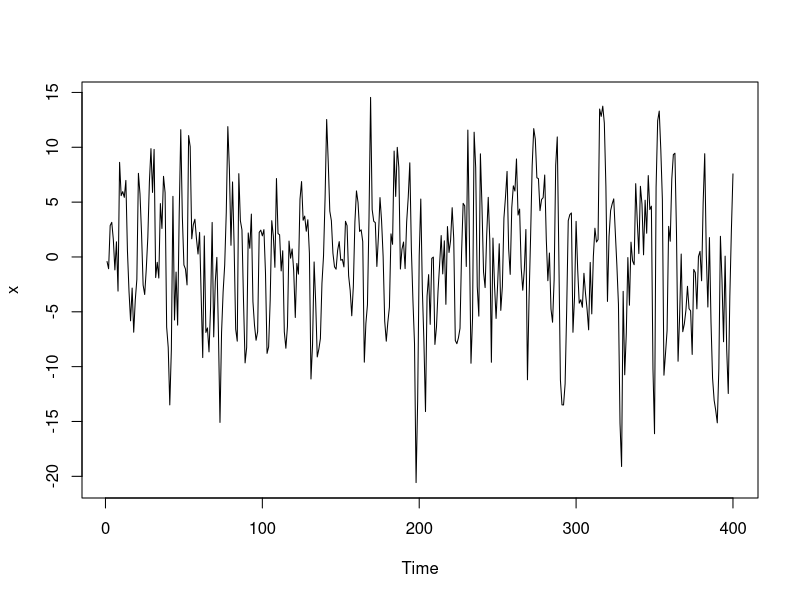
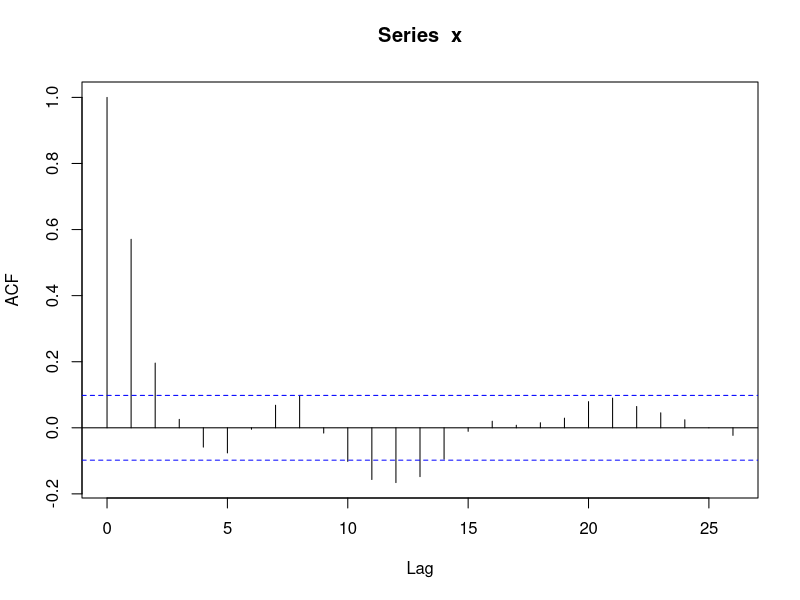
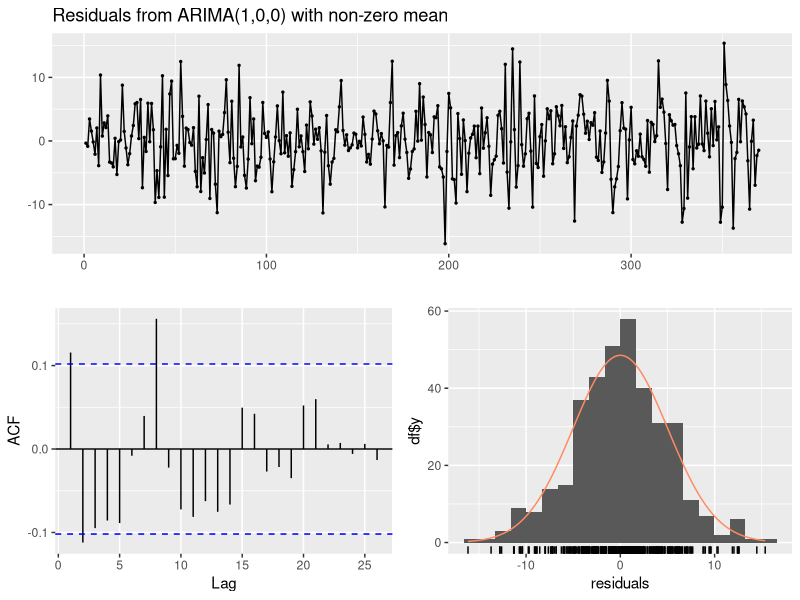
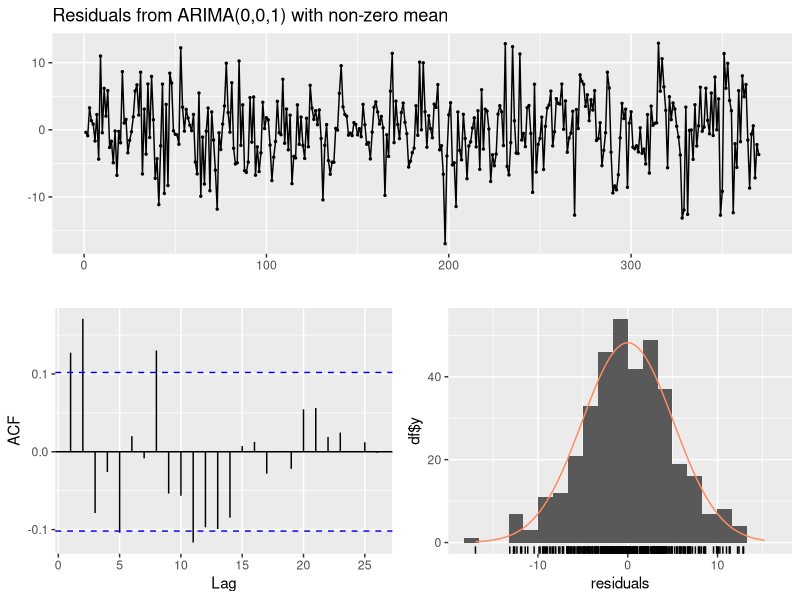
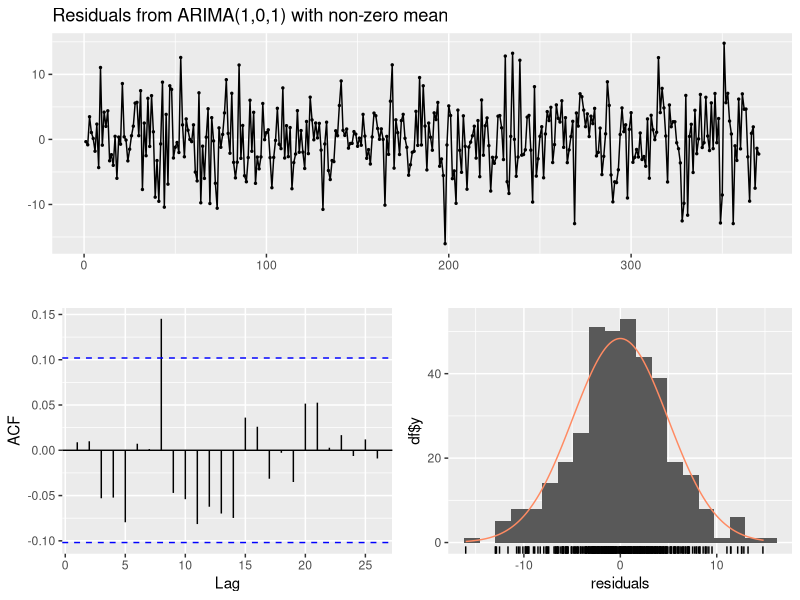
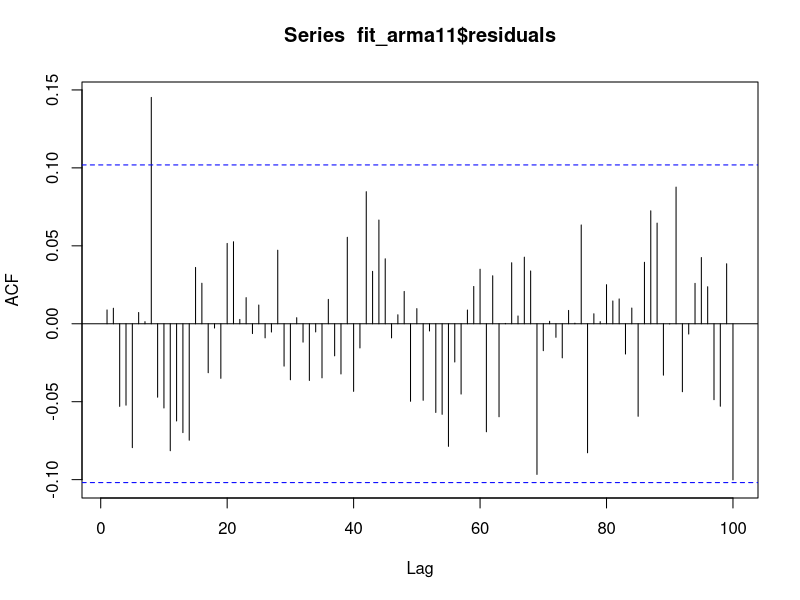
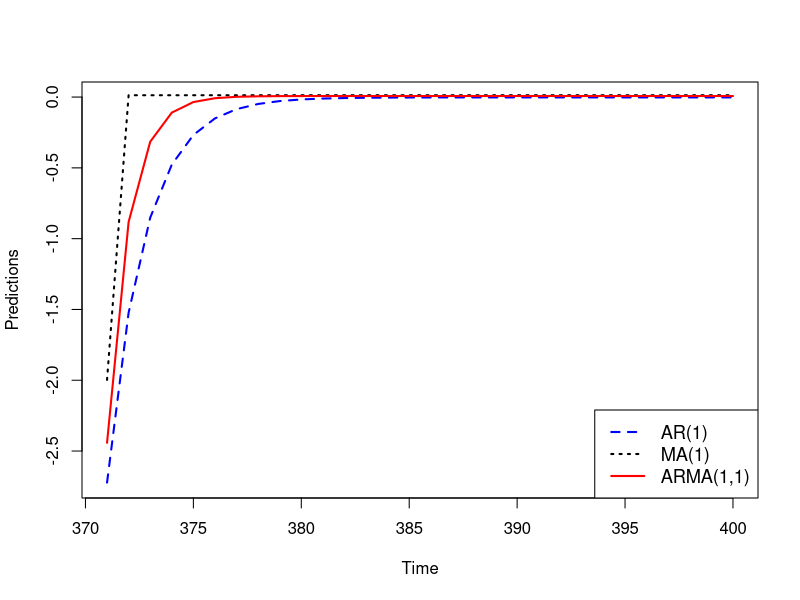
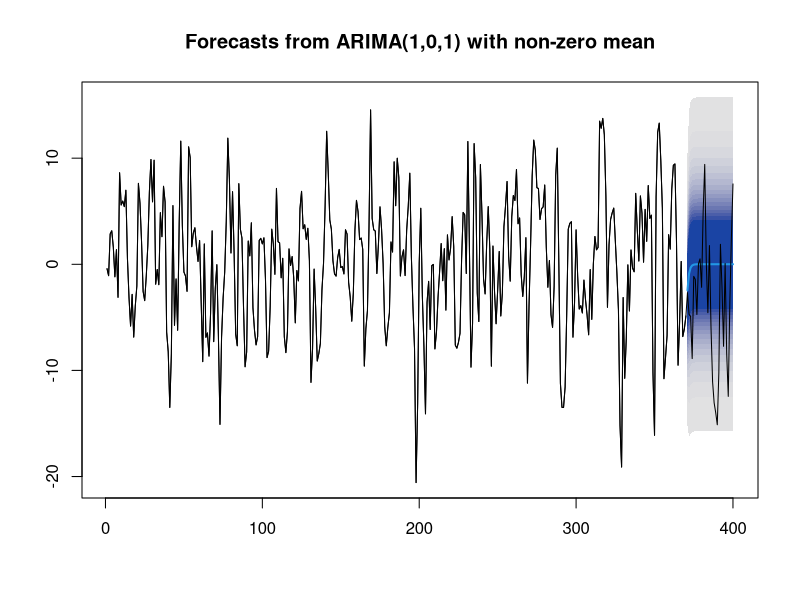

Recreate these plots in R, in order.
library(forecast)
#Set the length of the time series
n <- 400
#Simulate an ARMA(1,1) process with standard normal white noise and phi=0.5, theta=0.3
set.seed(100)
# Simulate an ARMA(1,1) process with N(0,5^2) strict white noise
x <- arima.sim(model = list(ar = 0.5, ma = 0.3), n = n, sd=5)  
plot(x, type="l")
acf(x)

#Split the sample into a training and a test sample
length_test <- 30
length_training <- n-length_test
x.train <- window(x,start=1, end=length_training)
x.test <- window(x, start=length_training+1, end=n)

###Fit an AR(1), MA(1) and ARMA(1,1) process and check the residual
fit_ar1 <- Arima(x.train, order=c(1,0,0))
fit_ma1 <- Arima(x.train, order=c(0,0,1))
fit_arma11 <- Arima(x.train, order=c(1,0,1))
checkresiduals(fit_ar1)
checkresiduals(fit_ma1)
checkresiduals(fit_arma11)

#Note that you can plot the acf of the residuals also using the following command:
par(mfrow=c(1,1))
plot(acf(fit_arma11$residuals,lag=100,plot=F)[1:100])

###Predict from the three models
modelar1.pred <- predict(fit_ar1, n.ahead = length_test)$pred
modelma1.pred <- predict(fit_ma1, n.ahead = length_test)$pred 
modelarma11.pred <- predict(fit_arma11, n.ahead = length_test)$pred 

plot(modelar1.pred,col = "blue", lty = 2,lwd=2, ylab="Predictions")
lines(modelma1.pred, col = "black", lty = 3,lwd=2)
lines(modelarma11.pred, col = "red", lty = 1,lwd=2)
legend(x="bottomright", legend=c("AR(1)", "MA(1)", "ARMA(1,1)"),
       col=c("blue", "black", "red"), lty=c(2,3,1), lwd=2, cex=1.1)

#Plot the forecast from the ARMA(1,1) process including the prediction intervals (up to 99\% level)
plot(forecast(fit_arma11,h=length_test,fan=TRUE))
lines(x, col="black",lwd=1)

#Alternatively, you can specify the level of the prediction interval
plot(forecast(fit_arma11,h=length_test,level=0.95))
lines(x, col="black",lwd=1)

